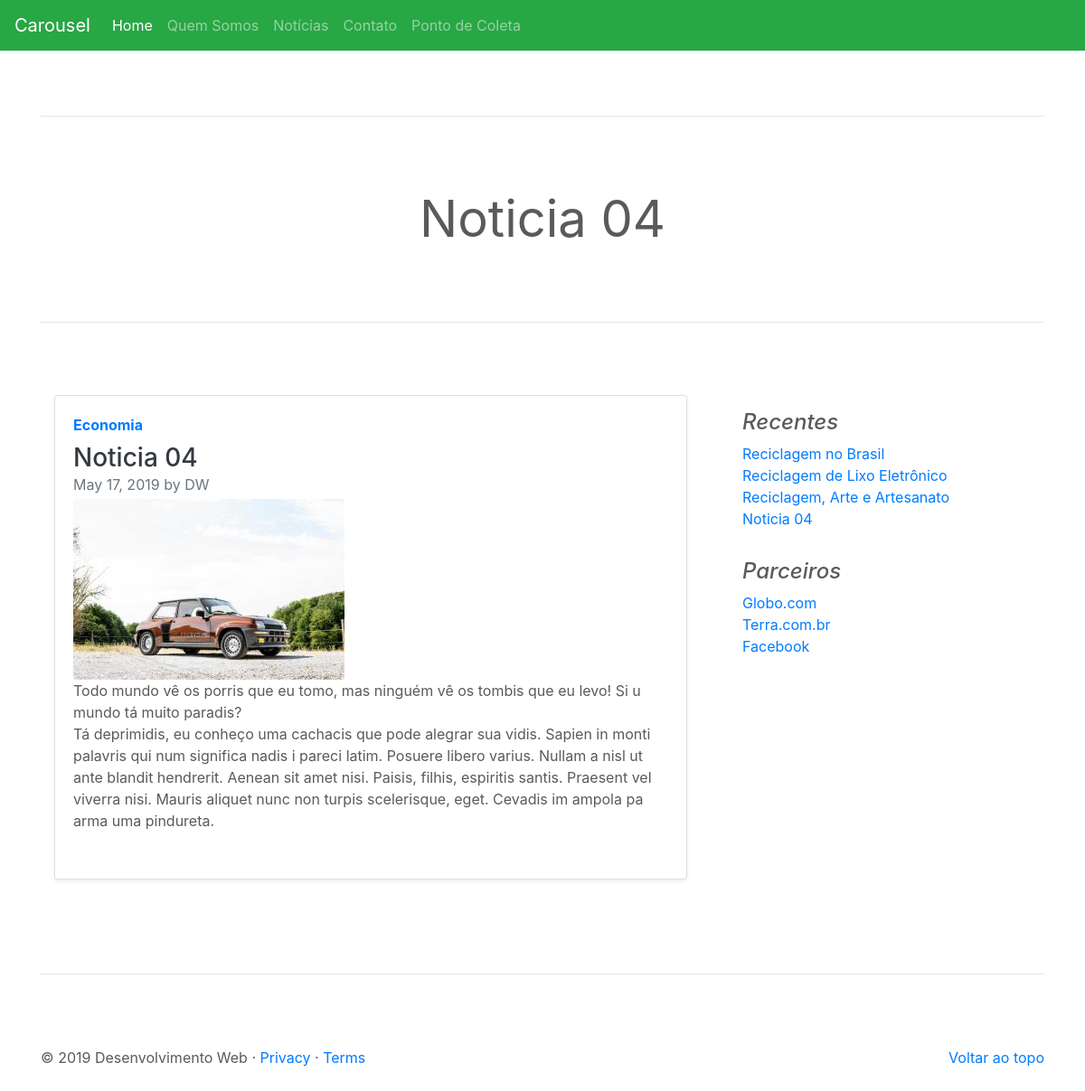
/noticia/visualizar/noticia-teste-4, run on the app's committed database.
### tables this page shows
CREATE TABLE IF NOT EXISTS `noticia` (
  `id` int(11) NOT NULL AUTO_INCREMENT,
  `titulo` varchar(250) NOT NULL,
  `descricao` text NOT NULL,
  `conteudo` text NOT NULL,
  `imagem` varchar(60) NOT NULL,
  `slug` varchar(250) NOT NULL,
  `keywords` varchar(150) NOT NULL,
  `description` varchar(200) NOT NULL,
  `author` varchar(50) NOT NULL,
  `resumo` text NOT NULL,
  `hits` int(11) NOT NULL DEFAULT 0,
  `robots_id` int(11) NOT NULL,
  `adm_user_id` int(11) NOT NULL,
  `adm_situacoes_id` int(11) NOT NULL,
  `tipo_noticia_id` int(11) NOT NULL,
  `categoria_noticia_id` int(11) NOT NULL,
  `data_criacao` datetime NOT NULL,
  `data_modificacao` datetime DEFAULT NULL,
  PRIMARY KEY (`id`)
);

CREATE TABLE IF NOT EXISTS `categoria_noticia` (
  `id` int(11) NOT NULL AUTO_INCREMENT,
  `nome` varchar(100) NOT NULL,
  `data_criacao` datetime NOT NULL,
  `data_modificacao` datetime DEFAULT NULL,
  PRIMARY KEY (`id`)
);

### app/site/controllers/Noticia.php (called while the page is built, shortened)
<?php
class Noticia {
    private $dados;
    public function visualizar($noticia = null){
        $this->noticia = (string) $noticia;
        $visualizarNot = new \Site\models\Noticia();
        $this->dados['noticias'] = $visualizarNot->visualizarNoticia($this->noticia);
        $visualizarNot = new \Site\models\Noticia();
        $this->dados['notRecentes'] = $visualizarNot->noticiasRecentes();
        $carregarView = new \Config\ConfigView("noticia/visualizar", $this->dados);
        $carregarView->renderizar();
    }
}

### index.php (called while the page is built, shortened)
<?php
    $url = new Home();
    $url->carregar();

### app/site/models/helper/ModelsRead.php (called while the page is built, shortened)
<?php
class ModelsRead extends ModelsConn {
    private $select;
    private $values;
    private $query;
    public function exeReadEspecifico($query, $parseString = null) {
        if (!empty($parseString)) {
            parse_str($parseString, $this->values);
        }
        $this->select = (string) $query;
        $this->executarInstrucao();
    }
    private function conexao(){
        $this->conn = parent::getConn();
        $this->query = $this->conn->prepare($this->select);
        $this->query->setFetchMode(PDO::FETCH_ASSOC);
    }
    private function getInstrucao(){
        if ($this->values) {
            foreach ($this->values as $link => $valor) {
                if ($link == 'limit' || $link == 'offset') {
                    $valor = (int)$valor;
                }
                $this->query->bindValue(":{$link}", $valor, (is_int($valor) ? PDO::PARAM_INT : PDO::PARAM_STR));
            }
        }
    }
    private function executarInstrucao(){
        $this->conexao();
        try{
            $this->getInstrucao();
            $this->query->execute();
            $this->result = $this->query->fetchAll();
        }catch (PDOException $e){
            $this->result = null;
            $this->msg =  "<strong>Erro ao Ler dados:</strong> {$e->getMessage()}";
        }
    }
}

### app/site/models/helper/ModelsConn.php (called while the page is built, shortened)
<?php
class ModelsConn
{
    public static $host = HOST;
    public static $dbname = DBNAME;
    public static $user = USER;
    public static $pass = PASS;
    public static $conexao = null;
    private static function conectar()
    {
        try {
            if (self::$conexao == null) {
                self::$conexao = new PDO('mysql:host=' . self::$host . ';dbname=' . self::$dbname . ";charset=utf8", self::$user, self::$pass);
                self::$conexao->setAttribute(PDO::ATTR_ERRMODE, PDO::ERRMODE_EXCEPTION);
            }
        } catch (PDOException $e) {
            echo "ERROR: " . $e->getMessage();
            die;
        }
        return self::$conexao;
    }
    public function getConn()
    {
        return self::conectar();
    }
}

### app/site/models/Noticia.php (called while the page is built, shortened)
<?php
class Noticia{
    private $result;
    private $tabela = "noticia";
    public function visualizarNoticia($noticia = null){
        $this->noticia = $noticia;
        $visualizar = new \Site\models\helper\modelsRead();
        $visualizar->exeReadEspecifico("SELECT noti.id, noti.titulo, noti.descricao, noti.conteudo, noti.imagem,
                          noti.slug, noti.author, noti.data_criacao,
                          cat.nome
                          FROM {$this->tabela} noti
                          INNER JOIN categoria_noticia cat ON cat.id = noti.categoria_noticia_id
                          WHERE adm_situacoes_id=:adm_situacoes_id AND noti.slug = :slug
                          LIMIT :limit",
                            "adm_situacoes_id=1&limit=1&slug={$this->noticia}");
        $this->result['noticias'] = $visualizar->getResult();
        return $this->result['noticias'];
    }
    public function noticiasRecentes(){
        $listarRecentes = new \Site\models\helper\modelsRead();
        $listarRecentes->exeReadEspecifico("SELECT id, titulo, descricao, slug
                          FROM {$this->tabela}
                          WHERE adm_situacoes_id=:adm_situacoes_id
                          ORDER BY data_criacao DESC LIMIT :limit",
                            "adm_situacoes_id=1&limit=10");
        $this->result['notRecentes'] = $listarRecentes->getResult();
        return $this->result['notRecentes'];
    }
}

### app/site/views/noticia/visualizar.php (the view, shortened to what this page needs)
<main role="main">
    <?php
    $umaNoticia = $this->dados['noticias'][0];
    extract($umaNoticia);
    ?>
    <div class="container marketing">
        <hr class="featurette-divider">
        <h2 class="display-4 text-center" style="margin-bottom: 50px"><?= $titulo; ?></h2>
        <hr class="featurette-divider">
        <div class="row">
            <div class="col-md-8 blog-main">
                <div class="col-md-12 anima_left">
                    <div class="card flex-md-row mb-4 shadow-sm h-md-250">
                        <div class="card-body d-flex flex-column align-items-start">
                            <strong class="d-inline-block mb-2 text-primary"><?= $nome; ?></strong>
                            <h3 class="mb-0">
                                <a class="text-dark" href="<?= URL .'/noticia/' .$slug; ?>"><?= $titulo; ?></a>
                            </h3>
                            <div class="mb-1 text-muted"><?= DATE('F d, Y',strtotime($data_criacao)); ?> by <?= $author; ?></div>
                                <img class="rounded" src="<?= URL . '/assets/img/noticia/' .$id . '/' . $imagem; ?>"
                                     alt="<?= $titulo ?>" title="<?= $titulo; ?>" width="300" height="200">
                            <p class="card-text mb-auto"><?= $descricao; ?></p>
                            <p class="card-text mb-auto"><?= $conteudo; ?></p>
                        </div>
                    </div>
                </div>
            </div>
            <aside class="col-md-4 blog-sidebar">
                <div class="p-3">
                    <h4 class="font-italic">Recentes</h4>
                    <ol class="list-unstyled mb-0">
                        <?php
                        foreach ($this->dados['notRecentes'] as $recente){
                            extract($recente);
                            ?>
                            <li><a href="<?= URL .'noticia/visualizar/' .$slug; ?>"><?= $titulo; ?></a></li>
                            <?php
                        }
                        ?>
                    </ol>
                </div>
                <div class="p-3">
                    <h4 class="font-italic">Parceiros</h4>
                    <ol class="list-unstyled">
                        <li><a href="#">Globo.com</a></li>
                        <li><a href="#">Terra.com.br</a></li>
                        <li><a href="#">Facebook</a></li>
                    </ol>
                </div>
            </aside>
        </div>
        <hr class="featurette-divider">
</main>

### assets/css/carousel.css (style rules this page uses)
body { padding-top: 3rem; padding-bottom: 3rem; color: #5a5a5a; }
.marketing h2 { font-weight: 400; }
.featurette-divider { margin: 5rem 0; }

### data on the page
noticia: titulo "Noticia 04", categoria_noticia.nome "Economia", data_criacao "May 17, 2019", author "DW", imagem (picture), descricao "Todo mundo vê os porris que eu tomo, mas ninguém vê os tombis que eu levo! Si u mundo tá muito paradis?", conteudo "Tá deprimidis, eu conheço uma cachacis que pode alegrar sua vidis. Sapien in monti palavris qui num significa nadis i pareci latim. Posuere libero varius. Nullam a nisl ut ante blandit hendrerit. Aenean sit amet nisi. Paisis, filhis, espiritis santis. Praesent vel viverra nisi. Mauris aliquet nunc non turpis scelerisque, eget. Cevadis im ampola pa arma uma pindureta."
noticia: titulo "Reciclagem no Brasil"
noticia: titulo "Reciclagem de Lixo Eletrônico"
noticia: titulo "Reciclagem, Arte e Artesanato"
